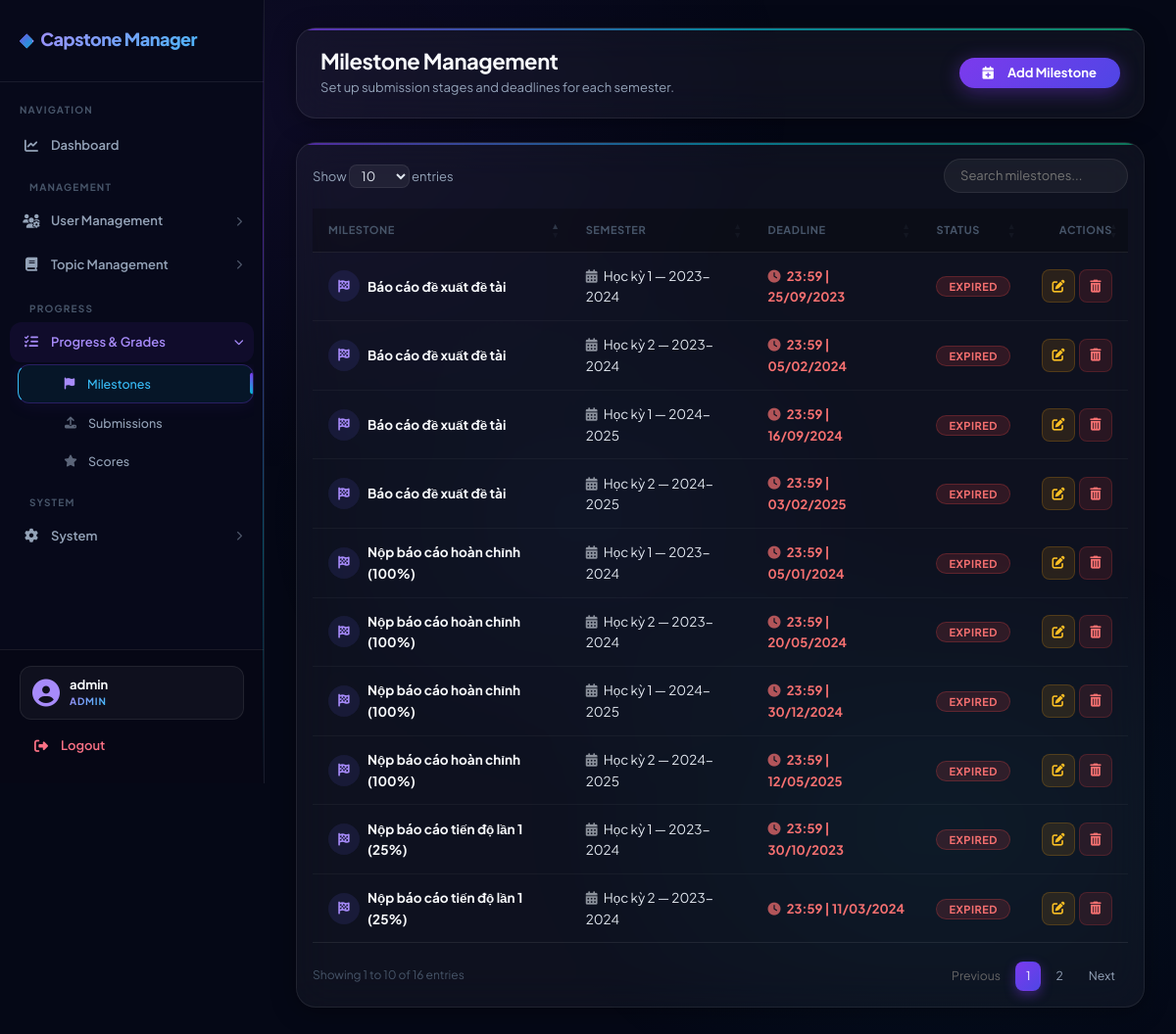
The app's page /index.php?page=milestones (signed in) with its own data.
### tables this page shows
CREATE TABLE milestones (
  id          INT UNSIGNED AUTO_INCREMENT PRIMARY KEY,
  title       VARCHAR(150) NOT NULL,
  deadline    DATETIME     NOT NULL,
  semester_id INT UNSIGNED NOT NULL,
  created_at  TIMESTAMP DEFAULT CURRENT_TIMESTAMP,
  FOREIGN KEY (semester_id) REFERENCES semesters(id)
);

CREATE TABLE semesters (
  id         INT UNSIGNED AUTO_INCREMENT PRIMARY KEY,
  name       VARCHAR(100) NOT NULL,
  start_date DATE         NOT NULL,
  end_date   DATE         NOT NULL,
  created_at TIMESTAMP DEFAULT CURRENT_TIMESTAMP
);

### app/controllers/MilestoneController.php (called while the page is built, shortened)
<?php
class MilestoneController {
    private $milestoneModel;
    public function __construct() {
        $this->milestoneModel = new Milestone();
    }
    public function index() {
        $milestones = $this->milestoneModel->getAll();
        require '../app/views/milestones/index.php';
    }
}

### core/Database.php (called while the page is built)
<?php
class Database {
    private static $instance = null;
    private $conn;
    private $host = "localhost";
    private $dbname = "capstone_manager";
    private $username = "root";
    private $password = "";
    private function __construct(){
        try{
            $this->conn = new PDO(
                "mysql:host={$this->host};dbname={$this->dbname};charset=utf8mb4",
                $this->username,
                $this->password
            );
            $this->conn->setAttribute(
                PDO::ATTR_ERRMODE,
                PDO::ERRMODE_EXCEPTION
            );
            $this->conn->setAttribute(
                PDO::ATTR_DEFAULT_FETCH_MODE,
                PDO::FETCH_ASSOC
            );
        }catch(PDOException $e){
            die("Database Error: " . $e->getMessage());
        }
    }
    public static function getInstance(){
        if(self::$instance == null){
            self::$instance = new Database();
        }
        return self::$instance;
    }
    public function getConnection(){
        return $this->conn;
    }
}

### app/models/Milestone.php (called while the page is built, shortened)
<?php
class Milestone {
    private $conn;
    public function __construct() {
        $this->conn = Database::getInstance()->getConnection();
    }
    public function getAll() {
        $sql = "SELECT m.*, s.name as semester_name
                FROM milestones m
                LEFT JOIN semesters s ON m.semester_id = s.id
                ORDER BY m.deadline ASC";
        return $this->conn->query($sql)->fetchAll(PDO::FETCH_ASSOC);
    }
}

### app/views/milestones/index.php (the view, shortened to what this page needs)
<?php require '../app/views/layouts/header.php'; ?>
<?php require '../app/views/layouts/sidebar.php'; ?>
<div class="main-content">
    <div class="page-header mb-4" data-aos="fade-down">
        <div>
            <h2 class="fw-bold mb-1">Milestone Management</h2>
            <p class="mb-0" style="color:var(--text-muted);font-size:13px;">Set up submission stages and deadlines for each semester.</p>
        </div>
        <a href="index.php?page=milestone-create" class="btn btn-primary rounded-pill px-4 fw-bold">
            <i class="fa-solid fa-calendar-plus me-2"></i>Add Milestone
        </a>
    </div>
    <div class="table-container" data-aos="fade-up" data-aos-delay="50">
        <div class="table-responsive p-3">
            <table class="table table-hover align-middle mb-0" id="milestonesTable">
                <thead>
                    <tr>
                        <th class="ps-4">Milestone</th>
                        <th>Semester</th>
                        <th>Deadline</th>
                        <th>Status</th>
                        <th class="text-end pe-4">Actions</th>
                    </tr>
                </thead>
                <tbody>
                    <?php if (!empty($milestones)): foreach ($milestones as $m):
                        $isOverdue = strtotime(date('Y-m-d H:i:s')) > strtotime($m['deadline']);
                    ?>
                        <tr>
                            <td class="ps-4">
                                <div class="d-flex align-items-center gap-2">
                                    <div class="avatar-icon" style="background:rgba(99,102,241,0.12);color:#a78bfa;">
                                        <i class="fa-solid fa-flag-checkered" style="font-size:13px;"></i>
                                    </div>
                                    <span class="fw-bold" style="color:var(--text-bright);">
                                        <?= htmlspecialchars($m['title']) ?>
                                    </span>
                                </div>
                            </td>
                            <td>
                                <span class="sem-badge">
                                    <i class="fa fa-calendar-alt me-1" style="opacity:.6;"></i>
                                    <?= htmlspecialchars($m['semester_name'] ?? 'N/A') ?>
                                </span>
                            </td>
                            <td>
                                <span class="<?= $isOverdue ? 'fw-bold' : '' ?>"
                                      style="color:<?= $isOverdue ? '#f87171' : '#34d399' ?>;font-size:13px;">
                                    <i class="fa fa-clock me-1" style="opacity:.7;"></i>
                                    <?= date('H:i | d/m/Y', strtotime($m['deadline'])) ?>
                                </span>
                            </td>
                            <td>
                                <?php if ($isOverdue): ?>
                                    <span class="badge badge-rejected">Expired</span>
                                <?php else: ?>
                                    <span class="badge badge-approved">Open</span>
                                <?php endif; ?>
                            </td>
                            <td class="text-end pe-4">
                                <div class="d-flex justify-content-end gap-1">
                                    <a href="index.php?page=milestone-edit&id=<?= $m['id'] ?>"
                                       class="icon-btn icon-btn-warning" title="Edit">
                                        <i class="fa-solid fa-pen-to-square"></i>
                                    </a>
                                    <a href="index.php?page=milestone-delete&id=<?= $m['id'] ?>"
                                       class="icon-btn icon-btn-danger btn-delete"
                                       onclick="return confirm('Delete this milestone?')" title="Delete">
                                        <i class="fa-solid fa-trash-can"></i>
                                    </a>
                                </div>
                            </td>
                        </tr>
                    <?php endforeach; endif; ?>
                </tbody>
            </table>
        </div>
    </div>
</div>
<?php require '../app/views/layouts/footer.php'; ?>

### records on screen
milestones: title "Báo cáo đề xuất đề tài", semester.name "Học kỳ 1 — 2023-2024", deadline "23:59 | 25/09/2023", shows "EXPIRED"
milestones: title "Nộp báo cáo tiến độ lần 1 (25%)", semester.name "Học kỳ 1 — 2023-2024", deadline "23:59 | 30/10/2023", shows "EXPIRED"
milestones: title "Nộp báo cáo hoàn chỉnh (100%)", semester.name "Học kỳ 1 — 2023-2024", deadline "23:59 | 05/01/2024", shows "EXPIRED"
milestones: title "Báo cáo đề xuất đề tài", semester.name "Học kỳ 2 — 2023-2024", deadline "23:59 | 05/02/2024", shows "EXPIRED"
milestones: title "Nộp báo cáo tiến độ lần 1 (25%)", semester.name "Học kỳ 2 — 2023-2024", deadline "23:59 | 11/03/2024", shows "EXPIRED"
milestones: title "Nộp báo cáo hoàn chỉnh (100%)", semester.name "Học kỳ 2 — 2023-2024", deadline "23:59 | 20/05/2024", shows "EXPIRED"
milestones: title "Báo cáo đề xuất đề tài", semester.name "Học kỳ 1 — 2024-2025", deadline "23:59 | 16/09/2024", shows "EXPIRED"
milestones: title "Nộp báo cáo hoàn chỉnh (100%)", semester.name "Học kỳ 1 — 2024-2025", deadline "23:59 | 30/12/2024", shows "EXPIRED"
milestones: title "Báo cáo đề xuất đề tài", semester.name "Học kỳ 2 — 2024-2025", deadline "23:59 | 03/02/2025", shows "EXPIRED"
milestones: title "Nộp báo cáo hoàn chỉnh (100%)", semester.name "Học kỳ 2 — 2024-2025", deadline "23:59 | 12/05/2025", shows "EXPIRED"

### other values on screen
explode('@', $email)[0] "admin"
$_SESSION['user']['role'] "ADMIN"
